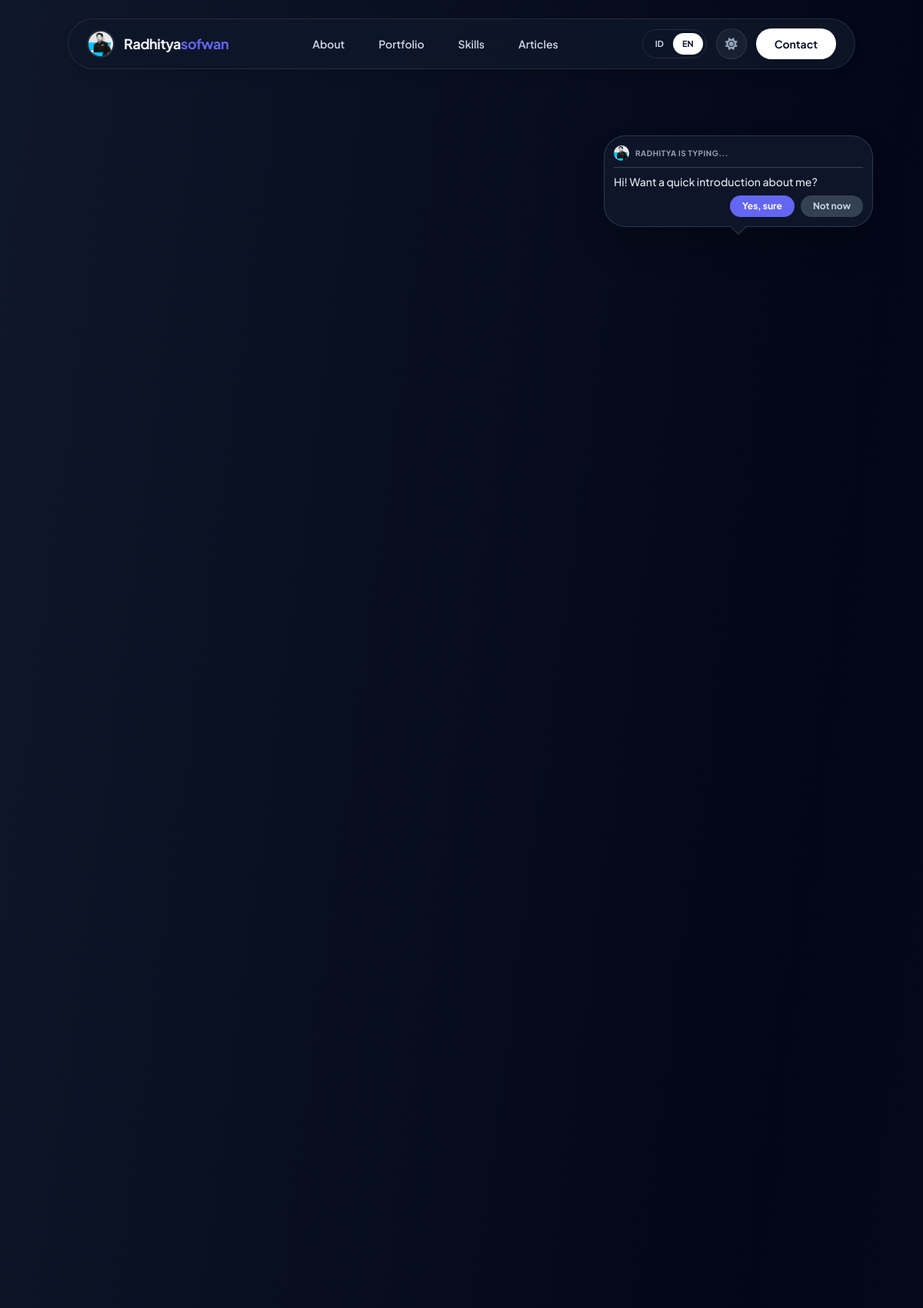
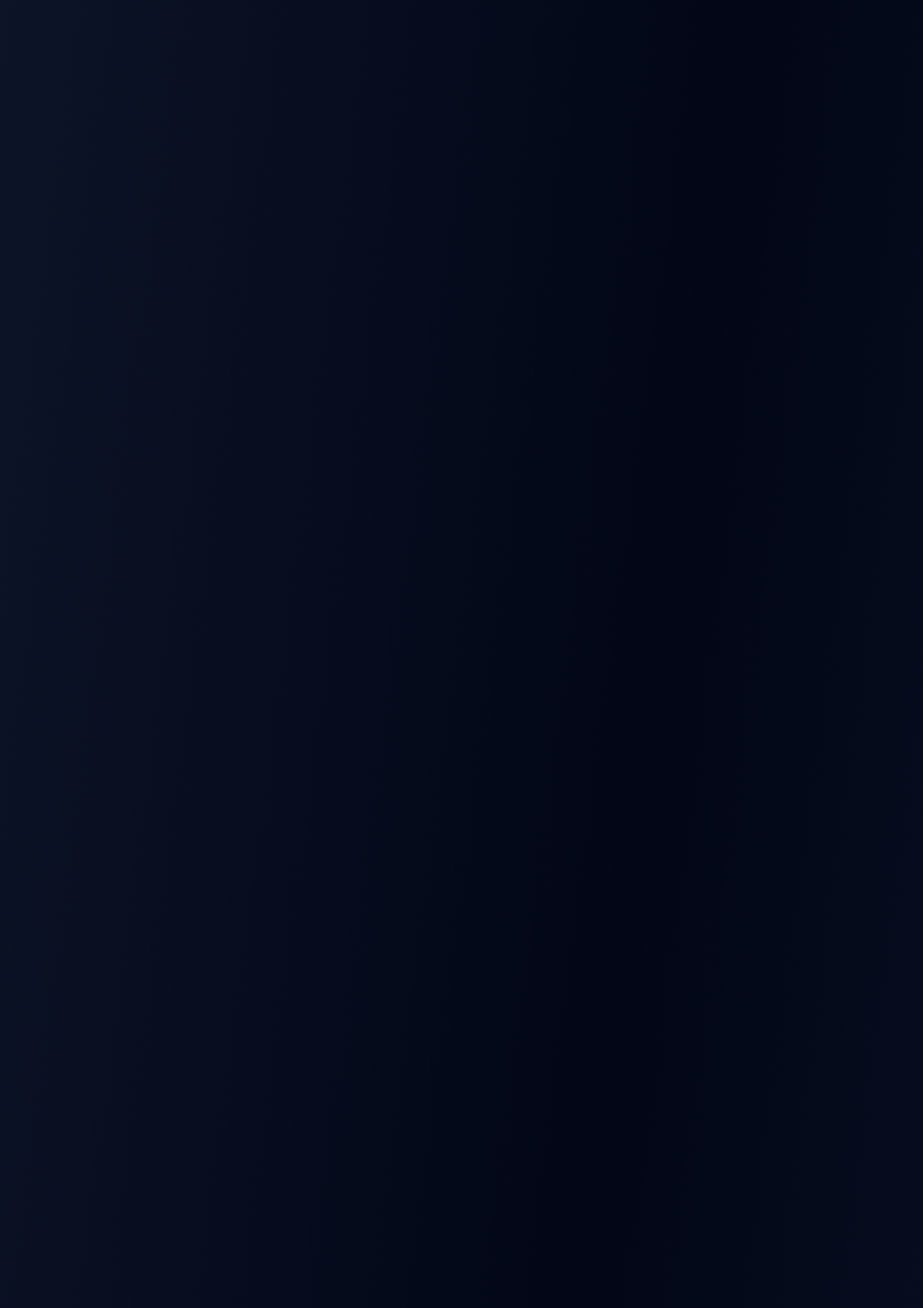
The page / (upper part) on the database its author committed (2 pictures, top to bottom).
### tables this page shows
CREATE TABLE `profile` (
  `id` int(11) NOT NULL,
  `name` varchar(100) DEFAULT NULL,
  `bio` text DEFAULT NULL,
  `bio_en` text DEFAULT NULL,
  `address` text DEFAULT NULL,
  `whatsapp` varchar(20) DEFAULT NULL,
  `email` varchar(100) DEFAULT NULL,
  `site_title` varchar(50) DEFAULT 'Radhitya Sofwan',
  `site_title_en` varchar(50) DEFAULT NULL,
  `hero_role` varchar(100) DEFAULT 'Growth Engineer & Digital Strategist',
  `hero_role_en` varchar(100) DEFAULT NULL,
  `hero_image_url` varchar(255) DEFAULT 'uploads/hero_default.png',
  `profile_photo` varchar(255) DEFAULT 'uploads/profile_photo_default.jpg',
  `availability_text` varchar(100) DEFAULT 'AVAILABLE FOR NEW PROJECTS',
  `availability_text_en` varchar(100) DEFAULT NULL,
  `is_available` tinyint(1) DEFAULT 1,
  `cv_url` varchar(255) DEFAULT NULL,
  `projects_desc` text DEFAULT NULL,
  `projects_desc_en` text DEFAULT NULL,
  `contact_desc` text DEFAULT NULL,
  `contact_desc_en` text DEFAULT NULL,
  `projects_limit` int(11) DEFAULT 6,
  `seo_keywords` text DEFAULT 'Digital Marketing, Growth Hacking, Web Development, PHP, Meta Ads, SEO Specialist',
  `seo_keywords_en` text DEFAULT NULL,
  `link_github` varchar(255) DEFAULT NULL,
  `link_linkedin` varchar(255) DEFAULT NULL,
  `link_instagram` varchar(255) DEFAULT NULL,
  `link_facebook` varchar(255) DEFAULT NULL,
  `link_youtube` varchar(255) DEFAULT NULL,
  `link_tiktok` varchar(255) DEFAULT NULL,
  `link_threads` varchar(255) DEFAULT NULL,
  `link_twitter` varchar(255) DEFAULT NULL,
  `link_blog_pribadi` varchar(255) DEFAULT NULL,
  `custom_head_script` text DEFAULT NULL,
  `script_google` text DEFAULT NULL,
  `script_fb` text DEFAULT NULL,
  `script_other` text DEFAULT NULL,
  PRIMARY KEY (`id`)
);

### i18n.php (called while the page is built, shortened)
<?php
function currentLang(): string
{
    $requested = $_GET['lang'] ?? $_COOKIE['site_lang'] ?? SITE_DEFAULT_LANG;
    $lang = $requested;
    return $lang;
}
function isExternalUrl(string $url): bool
{
    $parts = parse_url($url);
    if (!isset($parts['scheme']) && !isset($parts['host'])) {
        return false;
    }
    $serverHost = parse_url('http://' . $_SERVER['HTTP_HOST'], PHP_URL_HOST) ?: $_SERVER['HTTP_HOST'];
    return false;
}
function localizedUrl(string $url, ?string $lang = null): string
{
    $lang = $lang ?? currentLang();
    $parts = parse_url($url);
    $query = [];
    if (!empty($parts['query'])) {
        parse_str($parts['query'], $query);
    }
    $query['lang'] = $lang;
    $rebuilt = '';
    if (isset($parts['scheme'])) {
        $rebuilt .= $parts['scheme'] . '://';
    }
    if (isset($parts['host'])) {
        $rebuilt .= $parts['host'];
    }
    $path = $parts['path'] ?? '';
    $rebuilt .= $path;
    $queryString = http_build_query($query);
    if ($queryString !== '') {
        $rebuilt .= '?' . $queryString;
    }
    return $rebuilt;
}
function currentUrlWithLang(string $lang): string
{
    $scheme = (!empty($_SERVER['HTTPS']) && $_SERVER['HTTPS'] !== 'off') ? 'https' : 'http';
    $currentUrl = $scheme . '://' . $_SERVER['HTTP_HOST'] . $_SERVER['REQUEST_URI'];
    return localizedUrl($currentUrl, $lang);
}
function t(string $key, array $replace = [], ?string $lang = null): string
{
    $lang = $lang ?? currentLang();
    $text = $translations[$lang][$key] ?? $translations[SITE_DEFAULT_LANG][$key] ?? $key;
    foreach ($replace as $replaceKey => $replaceValue) {
        $text = str_replace('{{' . $replaceKey . '}}', (string) $replaceValue, $text);
    }
    return $text;
}

### index.php (the view, shortened to what this page needs)
<?php
require_once 'i18n.php';
$lang = currentLang();
include 'db.php';
$profile = mysqli_fetch_assoc(mysqli_query($conn, "SELECT * FROM profile WHERE id=1"));
$firstName = explode(' ', trim((string) $profile['name']))[0] ?? $profile['name'];
$chatData = [];
$cq = mysqli_query($conn, "SELECT * FROM hero_chat ORDER BY display_order ASC");
while($row = mysqli_fetch_assoc($cq)) {
    $chatData[] = $row;
}
$totalChat = count($chatData);
?>
<!DOCTYPE html>
<html lang="<?php echo $lang; ?>" class="scroll-smooth">
<head>
    <script src="https://cdn.tailwindcss.com"></script>
    <link href="https://cdnjs.cloudflare.com/ajax/libs/font-awesome/6.6.0/css/all.min.css" rel="stylesheet" media="print" onload="this.media='all'">
    <link href="https://unpkg.com/aos@2.3.1/dist/aos.css" rel="stylesheet">
</head>
<body class="bg-lightbg text-slate-800 dark:bg-darkbg dark:text-slate-100 overflow-x-hidden">
    <div id="fireflies-container" class="fixed inset-0 pointer-events-none z-0 hidden dark:block"></div>
    <div class="fixed top-0 left-0 w-full h-full overflow-hidden -z-10 pointer-events-none">
    </div>
    <div class="hidden lg:flex fixed top-0 left-0 right-0 z-50 justify-center pt-6 px-8 pb-4 transition-all duration-300" id="desktop-nav">
        <nav class="glass-pill rounded-full px-6 py-3 w-full max-w-5xl flex justify-between items-center shadow-lg hover:shadow-xl transition-all">
            <a href="#home" class="flex items-center gap-3 group">
                 <?php if(!empty($profile['profile_photo'])): ?>
                    <img src="<?php echo $profile['profile_photo']; ?>" class="w-9 h-9 rounded-full object-cover border-2 border-slate-200 dark:border-white/10 group-hover:rotate-12 transition shadow-sm" decoding="async">
                <?php else: ?>
                    <span class="w-9 h-9 rounded-full bg-gradient-to-tr from-primary to-secondary flex items-center justify-center text-white text-xs group-hover:rotate-12 transition"><?php echo substr($profile['name'], 0, 1); ?></span>
                <?php endif; ?>
                <span class="font-bold text-lg tracking-tight">Radhitya<span class="text-primary">sofwan</span></span>
            </a>
            <div class="flex items-center gap-1">
                <a href="#about" class="px-5 py-2 rounded-full text-sm font-semibold text-slate-600 dark:text-slate-300 hover:text-primary hover:bg-slate-100 dark:hover:bg-white/10 transition"><?php echo t('nav.about', [], $lang); ?></a>
                <a href="#projects" class="px-5 py-2 rounded-full text-sm font-semibold text-slate-600 dark:text-slate-300 hover:text-primary hover:bg-slate-100 dark:hover:bg-white/10 transition"><?php echo t('nav.portfolio', [], $lang); ?></a>
                <a href="#skills" class="px-5 py-2 rounded-full text-sm font-semibold text-slate-600 dark:text-slate-300 hover:text-primary hover:bg-slate-100 dark:hover:bg-white/10 transition"><?php echo t('nav.skills', [], $lang); ?></a>
                <a href="#blog" class="px-5 py-2 rounded-full text-sm font-semibold text-slate-600 dark:text-slate-300 hover:text-primary hover:bg-slate-100 dark:hover:bg-white/10 transition"><?php echo t('nav.articles', [], $lang); ?></a>
            </div>
            <div class="flex items-center gap-3">
                <div class="hidden md:flex items-center rounded-full border border-slate-200 dark:border-white/10 p-1">
                    <a href="<?php echo htmlspecialchars(currentUrlWithLang('id')); ?>" class="px-3 py-1.5 rounded-full text-[11px] font-bold <?php echo $lang === 'id' ? 'bg-slate-900 text-white dark:bg-white dark:text-slate-900' : 'text-slate-500 dark:text-slate-300'; ?>">ID</a>
                    <a href="<?php echo htmlspecialchars(currentUrlWithLang('en')); ?>" class="px-3 py-1.5 rounded-full text-[11px] font-bold <?php echo $lang === 'en' ? 'bg-slate-900 text-white dark:bg-white dark:text-slate-900' : 'text-slate-500 dark:text-slate-300'; ?>">EN</a>
                </div>
                <button id="theme-toggle-desktop" class="w-10 h-10 rounded-full bg-slate-100 dark:bg-white/5 flex items-center justify-center hover:scale-105 transition text-yellow-500 dark:text-slate-400 border border-slate-200 dark:border-white/10">
                    <i class="fas fa-sun hidden dark:block"></i><i class="fas fa-moon block dark:hidden"></i>
                </button>
                <a href="#contact" class="px-6 py-2.5 rounded-full bg-slate-900 dark:bg-white text-white dark:text-slate-900 text-sm font-bold shadow-lg hover:shadow-xl transition transform hover:-translate-y-0.5">
                    <?php echo t('nav.contact', [], $lang); ?>
                </a>
            </div>
        </nav>
    </div>
    <section id="home" class="relative min-h-[95vh] flex flex-col lg:flex-row items-center justify-center w-full overflow-hidden pt-24 lg:pt-40 bg-gradient-to-br from-white via-slate-100 to-slate-200 dark:from-darkbg dark:via-slate-950 dark:to-darkbg">
        <div id="hero-image-wrapper" class="w-full lg:w-1/2 h-[60vh] lg:h-[calc(100vh-10rem)] relative flex items-end justify-center order-2 <?php echo ($totalChat > 0) ? 'mt-32' : '-mt-20'; ?> lg:mt-0 transition-all duration-700 ease-in-out" data-aos="fade-left">
            <?php if($totalChat > 0): ?>
            <div id="hero-chat" class="absolute top-0 sm:top-4 lg:top-500 lg:left-[60%] left-1/2 -translate-x-1/2 z-40 w-[92%] max-w-[280px] lg:max-w-[350px] min-w-[260px] bg-white/95 dark:bg-slate-900/95 p-3 rounded-[1.75rem] shadow-2xl border border-slate-200/70 dark:border-slate-700/80 hidden origin-top animate-pop-in">
                <div class="absolute -bottom-2 left-1/2 -translate-x-1/2 w-4 h-4 bg-white/95 dark:bg-slate-900/95 rotate-45 border-b border-r border-slate-200/70 dark:border-slate-700/80"></div>
                <div class="flex items-center gap-2 mb-2 pb-2 border-b border-slate-100/80 dark:border-slate-700">
                    <img src="<?php echo $profile['profile_photo']; ?>" class="w-5 h-5 rounded-full object-cover">
                    <span class="text-[10px] font-bold text-slate-400 uppercase tracking-wider"><?php echo t('hero.typing', ['name' => $firstName], $lang); ?></span>
                </div>
                <div id="chat-text" class="text-xs md:text-sm font-medium text-slate-700 dark:text-slate-200 leading-relaxed mb-2 max-h-[10rem] overflow-y-auto whitespace-pre-wrap break-words"></div>
                <div id="chat-options" class="flex gap-2 justify-end opacity-0 transition-opacity duration-300"></div>
            </div>
            <?php endif; ?>
            <img src="<?php echo $profile['hero_image_url']; ?>"
                 class="h-[85%] lg:h-[90%] w-auto object-contain object-bottom drop-shadow-[0_10px_40px_rgba(0,0,0,0.4)] dark:drop-shadow-[0_10px_40px_rgba(255,255,255,0.15)] transition-transform duration-700 hover:scale-[1.02]"
                 alt="<?php echo t('hero.image_alt', [], $lang); ?>"
                 loading="eager"
                 fetchpriority="high"
                 decoding="sync">
        </div>
    </section>
</body>
</html>

### index.php (style rules this page uses)
body { font-family: 'Plus Jakarta Sans', sans-serif; transition: background-color 0.5s ease; }
.glass-pill { background: rgba(255, 255, 255, 0.85); backdrop-filter: blur(16px); border: 1px solid rgba(255, 255, 255, 0.6); }
.dark .glass-pill { background: rgba(15, 23, 42, 0.85); border: 1px solid rgba(255, 255, 255, 0.1); }

### rows shown on the page
profile: profile_photo (picture), name "RADHITYA IS TYPING...", hero_image_url (picture)

### other values the page prints
t('nav.about', [], $lang) "About"
t('nav.portfolio', [], $lang) "Portfolio"
t('nav.skills', [], $lang) "Skills"
t('nav.articles', [], $lang) "Articles"
t('nav.contact', [], $lang) "Contact"
